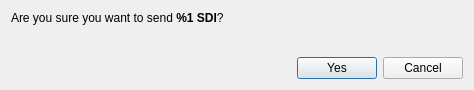
<?xml version="1.0" encoding="UTF-8"?>
<ui version="4.0">
 <class>ConfirmSendDialog</class>
 <widget class="QDialog" name="ConfirmSendDialog">
  <property name="windowModality">
   <enum>Qt::ApplicationModal</enum>
  </property>
  <property name="geometry">
   <rect>
    <x>0</x>
    <y>0</y>
    <width>474</width>
    <height>90</height>
   </rect>
  </property>
  <property name="windowTitle">
   <string>Confirm sending %1 SDI</string>
  </property>
  <layout class="QVBoxLayout" name="verticalLayout">
   <item>
    <layout class="QVBoxLayout" name="verticalLayout_2">
     <item>
      <widget class="QLabel" name="m_confirmLabel">
       <property name="text">
        <string>&lt;html&gt;&lt;head/&gt;&lt;body&gt;&lt;p&gt;Are you sure you want to send &lt;strong&gt;%1 SDI&lt;/strong&gt;?&lt;/p&gt;&lt;/body&gt;&lt;/html&gt;</string>
       </property>
       <property name="textFormat">
        <enum>Qt::RichText</enum>
       </property>
      </widget>
     </item>
     <item>
      <widget class="QLabel" name="m_paymentIdLabel">
       <property name="text">
        <string/>
       </property>
       <property name="textFormat">
        <enum>Qt::RichText</enum>
       </property>
      </widget>
     </item>
    </layout>
   </item>
   <item>
    <spacer name="verticalSpacer">
     <property name="orientation">
      <enum>Qt::Vertical</enum>
     </property>
     <property name="sizeHint" stdset="0">
      <size>
       <width>20</width>
       <height>40</height>
      </size>
     </property>
    </spacer>
   </item>
   <item>
    <layout class="QHBoxLayout" name="horizontalLayout_2">
     <item>
      <spacer name="horizontalSpacer">
       <property name="orientation">
        <enum>Qt::Horizontal</enum>
       </property>
       <property name="sizeHint" stdset="0">
        <size>
         <width>40</width>
         <height>20</height>
        </size>
       </property>
      </spacer>
     </item>
     <item>
      <widget class="QPushButton" name="m_okButton">
       <property name="text">
        <string>Yes</string>
       </property>
       <property name="icon">
        <iconset resource="../../resources.qrc">
         <normaloff>:/icons/transaction</normaloff>:/icons/transaction</iconset>
       </property>
      </widget>
     </item>
     <item>
      <widget class="QPushButton" name="m_cancelButton">
       <property name="text">
        <string>Cancel</string>
       </property>
       <property name="icon">
        <iconset resource="../../resources.qrc">
         <normaloff>:/icons/cancel</normaloff>:/icons/cancel</iconset>
       </property>
      </widget>
     </item>
    </layout>
   </item>
  </layout>
 </widget>
 <resources>
  <include location="../../resources.qrc"/>
 </resources>
 <connections>
  <connection>
   <sender>m_okButton</sender>
   <signal>clicked()</signal>
   <receiver>ConfirmSendDialog</receiver>
   <slot>accept()</slot>
   <hints>
    <hint type="sourcelabel">
     <x>500</x>
     <y>62</y>
    </hint>
    <hint type="destinationlabel">
     <x>276</x>
     <y>44</y>
    </hint>
   </hints>
  </connection>
  <connection>
   <sender>m_cancelButton</sender>
   <signal>clicked()</signal>
   <receiver>ConfirmSendDialog</receiver>
   <slot>reject()</slot>
   <hints>
    <hint type="sourcelabel">
     <x>417</x>
     <y>62</y>
    </hint>
    <hint type="destinationlabel">
     <x>276</x>
     <y>44</y>
    </hint>
   </hints>
  </connection>
 </connections>
</ui>
